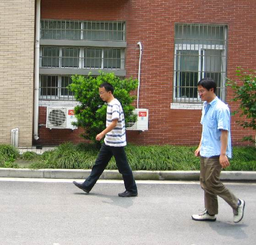
#> input picture iron/FudanPed00001.png, 256 x 245 px, shrunk from 559 x 536 before the run, found by its file name
$ python svm.py
#> lines starting #> are read from the running program, lines starting #| are printed output that depends on the picture
### kmeans2.py
import cv2 as cv
import numpy as np
from os import listdir, mkdir
from os.path import isfile, join, isdir


def save_kmeans_image(source_path, k, output_path):
#> called with k = 2
    ori_image = cv.imread(source_path)
#> ori_image is the input picture: shape (245, 256, 3); mean B, G, R 121.2, 135.3, 142.5
    img = ori_image.copy()
    vectorized_img = img.reshape((-1, 3))
    new_vectorized_img = np.float32(vectorized_img)
    stopping_criteria = (cv.TERM_CRITERIA_EPS +
                         cv.TERM_CRITERIA_MAX_ITER, 10, 1.0)
    attempts = 10
    _, label, center = cv.kmeans(
        new_vectorized_img, k, None, stopping_criteria, attempts, cv.KMEANS_PP_CENTERS)
#> center = [[68.96, 89.77, 101.2], [194.1, 198.7, 200]]
    center = np.uint8(center)
#> center = [[68, 89, 101], [194, 198, 199]]
    misshapen_result = center[label.flatten()]
    result = misshapen_result.reshape((img.shape))
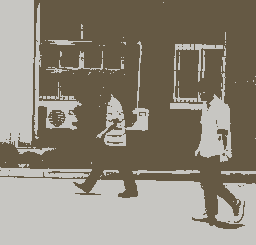
#> result: shape (245, 256, 3); mean B, G, R 120.6, 134.5, 141.9
    cv.imwrite(output_path, result)


# [12 lines left out: function transform_kmeans, not called in this run]


def save_kmeans_directory(source_folder, k, output_folder):
    image_files = [f for f in listdir(
        source_folder) if isfile(join(source_folder, f))]
    if not isdir(output_folder):
        mkdir(output_folder)
    for image in image_files:
        source_path = join(source_folder, image)
        output_path = join(output_folder, image)
        save_kmeans_image(source_path, k, output_path)


def save_multiple_kmeans_dir(source_folder, output_folder, k_step, k_min, k_max):
    if not isdir(output_folder):
        mkdir(output_folder)
    for k in range(k_min, k_max, k_step):
        output_folder_for_k = join(output_folder, f'K={k}/')
        save_kmeans_directory(source_folder, k, output_folder_for_k)


save_multiple_kmeans_dir('/Users/patrickspafford/Desktop/Machine Learning/finalProject/iron',
                         '/Users/patrickspafford/Desktop/Machine Learning/finalProject/ironK', 20, 2, 100)

### svm.py
import cv2 as cv
import random
from os import makedirs, listdir
from os.path import join, exists
from kmeans2 import transform_kmeans
from pca import transform_pca
from imutils.paths import list_files
from detection_baseline import find_people_in_frame


# [45 lines left out: functions run_live_trained_svm, run_offline_trained_svm, not called in this run]


"""
for image in list_files('/Users/patrickspafford/Desktop/Machine Learning/finalProject/ir'):
    run_offline_trained_svm(image, f'/Users/patrickspafford/Desktop/Machine Learning/finalProject/ir_result/no_pre/result_{random.randint(1, 2000)}',
                            find_people_in_frame, None, 20, 1)

for image in list_files('/Users/patrickspafford/Desktop/Machine Learning/finalProject/ir'):
    run_offline_trained_svm(image, f'/Users/patrickspafford/Desktop/Machine Learning/finalProject/ir_result/kmeans/result_{random.randint(1, 2000)}',
                            find_people_in_frame, transform_kmeans, 20, 1)
"""

for image in list_files('/Users/patrickspafford/Desktop/Machine Learning/finalProject/ir'):
    run_offline_trained_svm(image, f'/Users/patrickspafford/Desktop/Machine Learning/finalProject/ir_result/pca/result_{random.randint(1, 2000)}',
                            find_people_in_frame, transform_pca, 100, 1)
